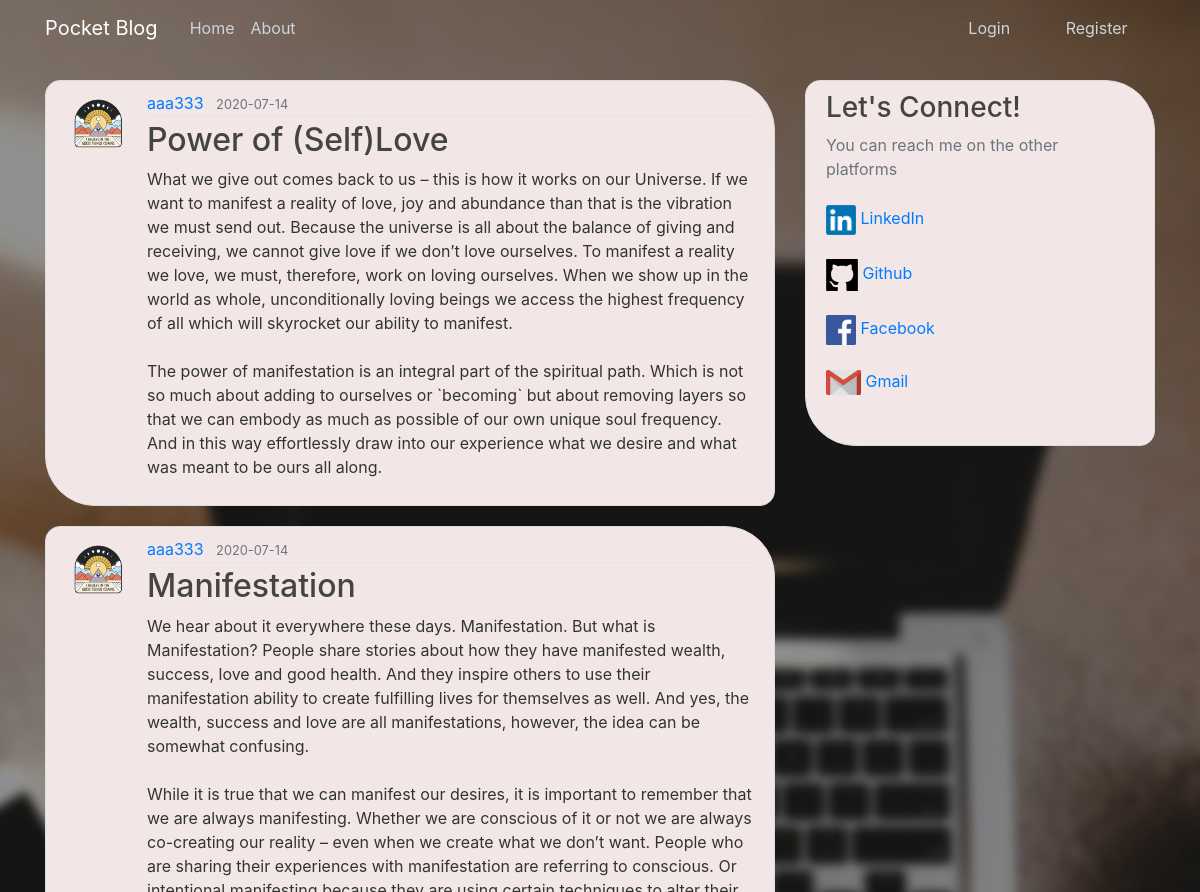
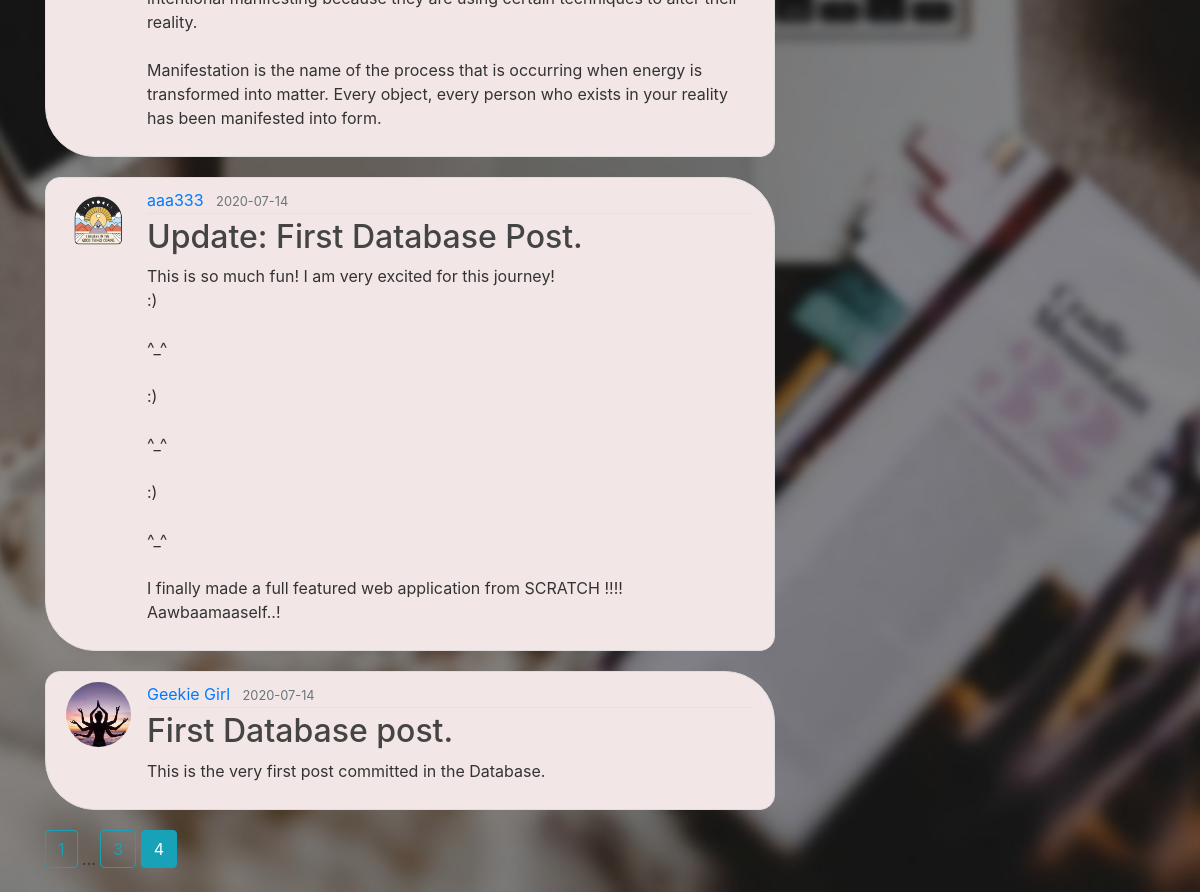
/home?page=4, run on the app's committed database (2 pictures, top to bottom).
### pocket_blog/models.py (models this page shows, shortened)
class Post(db.Model):
    id = db.Column(db.Integer, primary_key=True)
    title = db.Column(db.String(100), nullable=False)
    date_posted = db.Column(db.DateTime, nullable=False, default=datetime.utcnow)
    content = db.Column(db.Text, nullable=False)
    user_id = db.Column(db.Integer, db.ForeignKey('user.id'), nullable=False)

class User(db.Model, UserMixin):
    id = db.Column(db.Integer, primary_key=True)
    username = db.Column(db.String(20), unique=True, nullable=False)
    email = db.Column(db.String(120), unique=True, nullable=False)
    image_file = db.Column(db.String(20), nullable=False, default='default.jpg')
    password = db.Column(db.String(60), nullable=False)
    posts = db.relationship('Post', backref='author', lazy=True)

### pocket_blog/main/routes.py (the view)
@main.route("/")
@main.route("/home")
def home():
    page = request.args.get('page', 1, type=int)
    posts = Post.query.order_by(Post.date_posted.desc()).paginate(page=page, per_page=5)
    return render_template('home.html', posts=posts)

### pocket_blog/templates/home.html (shortened to what this page needs)
{% extends "layout.html" %}
{% block content %}
    {% for post in posts.items %}
        <article class="media content-section">
          <img class="rounded-circle article-img" src="{{ url_for('static', filename='profile_pics/' + post.author.image_file) }}">
          <div class="media-body">
            <div class="article-metadata">
              <a class="mr-2" href="{{ url_for('users.user_posts', username=post.author.username) }}">{{ post.author.username }}</a>
              <small class="text-muted">{{ post.date_posted.strftime('%Y-%m-%d') }}</small>
            </div>
            <h2><a class="article-title" href="{{ url_for('posts.post', post_id=post.id) }}">{{ post.title }}</a></h2>
            <p class="article-content">{{ post.content }}</p>
          </div>
        </article>
    {% endfor %}
    {% for page_num in posts.iter_pages(left_edge=1, right_edge=1, left_current=1, right_current=2) %}
      {% if page_num %}
        {% if posts.page == page_num %}
          <a class="btn btn-info mb-4" href="{{ url_for('main.home', page=page_num) }}">{{ page_num }}</a>
        {% else %}
          <a class="btn btn-outline-info mb-4" href="{{ url_for('main.home', page=page_num) }}">{{ page_num }}</a>
        {% endif %}
      {% else %}
        ...
      {% endif %}
    {% endfor %}
{% endblock content %}

### pocket_blog/static/main.css (style rules this page uses)
body { background: #E0D1D5 url("desktopbg.jpg") no-repeat center center fixed; -webkit-background-size: cover; -moz-background-size: cover; -o-background-size: cover; background-size: cover; height: 100vh; width: 100%; color: #333333; margin-top: 5rem; }
h1, h2, h3, h4, h5, h6 { color: #444444; }
.content-section { background: #F2E7E6; padding: 10px 20px; border: 1px solid #dddddd; border-radius: 15px 50px; margin-bottom: 20px; }
.article-title { color: #444444; }
.article-content { white-space: pre-line; }
.article-img { height: 65px; width: 65px; margin-right: 16px; }
.article-metadata { padding-bottom: 1px; margin-bottom: 4px; border-bottom: 1px solid #e3e3e3 }

### data on the page
Post: image_file (picture), author.username "aaa333", date_posted "2020-07-14", title "Power of (Self)Love", content "What we give out comes back to us – this is how it works on our Universe. If we want to manifest a reality of love, joy and abundance than that is the vibration we must send out. Because the universe is all about the balance of giving and receiving, we cannot give love if we don’t love ourselves. To manifest a reality we love, we must, therefore, work on loving ourselves. When we show up in the world as whole, unconditionally loving beings we access the highest frequency of all which will skyrocket our ability to manifest. The power of manifestation is an integral part of the spiritual path. Which is not so much about adding to ourselves or `becoming` but about removing layers so that we…"
Post: image_file (picture), author.username "aaa333", date_posted "2020-07-14", title "Manifestation", content "We hear about it everywhere these days. Manifestation. But what is Manifestation? People share stories about how they have manifested wealth, success, love and good health. And they inspire others to use their manifestation ability to create fulfilling lives for themselves as well. And yes, the wealth, success and love are all manifestations, however, the idea can be somewhat confusing. While it is true that we can manifest our desires, it is important to remember that we are always manifesting. Whether we are conscious of it or not we are always co-creating our reality – even when we create what we don’t want. People who are sharing their experiences with manifestation are referring to…"
Post: image_file (picture), author.username "aaa333", date_posted "2020-07-14", title "Update: First Database Post.", content "This is so much fun! I am very excited for this journey! :) ^_^ :) ^_^ :) ^_^ I finally made a full featured web application from SCRATCH !!!! Aawbaamaaself..!"
Post: image_file (picture), author.username "Geekie Girl", date_posted "2020-07-14", title "First Database post.", content "This is the very first post committed in the Database."

### other printed values
{{ page_num }} "1" "3"
{{ page_num }} "4"
